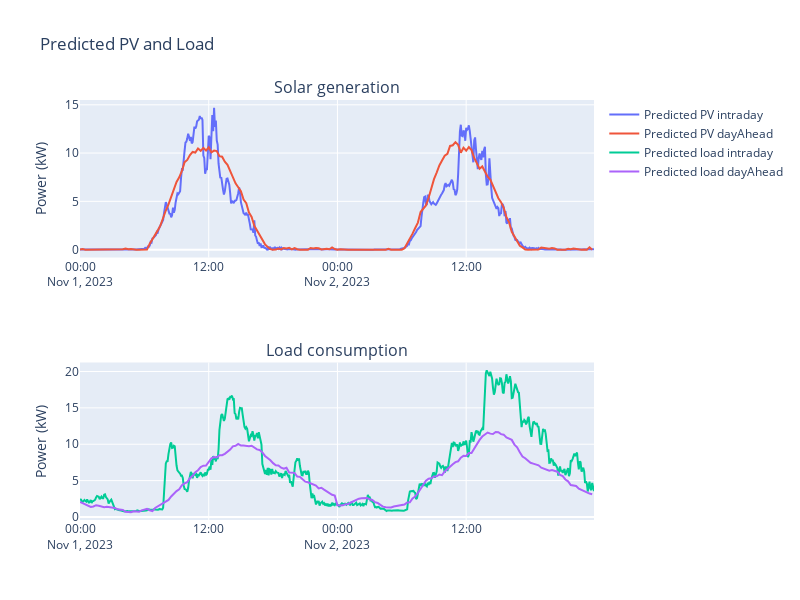

The notebook cell this image was saved under:
### Code cell
from plotly.subplots import make_subplots
import plotly.graph_objects as go

fig = make_subplots(rows=2, cols=1,subplot_titles=('Solar generation','Load consumption'))

fig.add_trace(
    go.Scatter(x=IntraDay_sol_list['datetime'], y=IntraDay_sol_list['PARAM_PV'],name='Predicted PV intraday'),
    row=1, col=1
)
fig.add_trace(
    go.Scatter(x=dayAhead_sol_list['datetime'], y=dayAhead_sol_list['PARAM_PV'],name='Predicted PV dayAhead'),
    row=1, col=1
)

fig.add_trace(
    go.Scatter(x=IntraDay_sol_list['datetime'], y=IntraDay_sol_list['PARAM_PL'],name='Predicted load intraday'),
    row=2, col=1
)
fig.add_trace(
    go.Scatter(x=dayAhead_sol_list['datetime'], y=dayAhead_sol_list['PARAM_PL'],name='Predicted load dayAhead'),
    row=2, col=1
)
fig.update_yaxes(title_text = 'Power (kW)',row=1,col=1)
fig.update_yaxes(title_text = 'Power (kW)',row=2,col=1)
fig.update_layout(height=600, width=800, title_text="Predicted PV and Load")
fig.show()

### Figure 1 — Plotly figure (JSON) as saved in the notebook; plotly's stock layout.template omitted (floating-point values rounded to 4 significant figures; data arrays with more than 128 entries replaced by an {"elided": "..."} marker saying what was removed)
{"data": [{"name": "Predicted PV intraday", "type": "scatter", "x": {"elided": "576 str values"}, "xaxis": "x", "y": {"elided": "576 float values"}, "yaxis": "y"}, {"name": "Predicted PV dayAhead", "type": "scatter", "x": {"elided": "192 str values"}, "xaxis": "x", "y": {"elided": "192 float values"}, "yaxis": "y"}, {"name": "Predicted load intraday", "type": "scatter", "x": {"elided": "576 str values"}, "xaxis": "x2", "y": {"elided": "576 float values"}, "yaxis": "y2"}, {"name": "Predicted load dayAhead", "type": "scatter", "x": {"elided": "192 str values"}, "xaxis": "x2", "y": {"elided": "192 float values"}, "yaxis": "y2"}], "layout": {"annotations": [{"font": {"size": 16}, "showarrow": false, "text": "Solar generation", "x": 0.5, "xanchor": "center", "xref": "paper", "y": 1, "yanchor": "bottom", "yref": "paper"}, {"font": {"size": 16}, "showarrow": false, "text": "Load consumption", "x": 0.5, "xanchor": "center", "xref": "paper", "y": 0.375, "yanchor": "bottom", "yref": "paper"}], "height": 600, "title": {"text": "Predicted PV and Load"}, "width": 800, "xaxis": {"anchor": "y", "domain": [0, 1]}, "xaxis2": {"anchor": "y2", "domain": [0, 1]}, "yaxis": {"anchor": "x", "domain": [0.625, 1], "title": {"text": "Power (kW)"}}, "yaxis2": {"anchor": "x2", "domain": [0, 0.375], "title": {"text": "Power (kW)"}}}}
